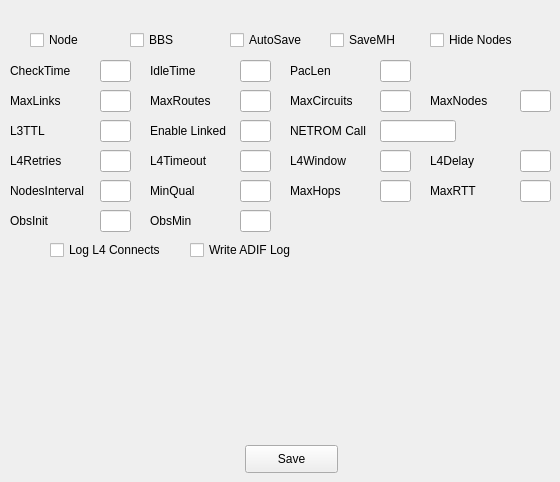
        <widget class="QWidget" name="NodeTab">
         <attribute name="title">
          <string>Node Params</string>
         </attribute>
         <widget class="QPushButton" name="saveNodePage">
          <property name="geometry">
           <rect>
            <x>245</x>
            <y>445</y>
            <width>93</width>
            <height>28</height>
           </rect>
          </property>
          <property name="text">
           <string>Save</string>
          </property>
         </widget>
         <widget class="QLabel" name="L3TTLLab">
          <property name="geometry">
           <rect>
            <x>10</x>
            <y>120</y>
            <width>106</width>
            <height>22</height>
           </rect>
          </property>
          <property name="text">
           <string>L3TTL</string>
          </property>
         </widget>
         <widget class="QCheckBox" name="SaveMH">
          <property name="geometry">
           <rect>
            <x>330</x>
            <y>30</y>
            <width>81</width>
            <height>20</height>
           </rect>
          </property>
          <property name="toolTip">
           <string>Save and Restore MH lists when program closes</string>
          </property>
          <property name="text">
           <string>SaveMH</string>
          </property>
         </widget>
         <widget class="QLabel" name="label_56">
          <property name="geometry">
           <rect>
            <x>10</x>
            <y>90</y>
            <width>55</width>
            <height>22</height>
           </rect>
          </property>
          <property name="text">
           <string>MaxLinks</string>
          </property>
         </widget>
         <widget class="QLabel" name="label_51">
          <property name="geometry">
           <rect>
            <x>430</x>
            <y>150</y>
            <width>55</width>
            <height>22</height>
           </rect>
          </property>
          <property name="text">
           <string>L4Delay</string>
          </property>
         </widget>
         <widget class="QLabel" name="label_55">
          <property name="geometry">
           <rect>
            <x>290</x>
            <y>150</y>
            <width>76</width>
            <height>22</height>
           </rect>
          </property>
          <property name="text">
           <string>L4Window</string>
          </property>
         </widget>
         <widget class="QCheckBox" name="AutoSave">
          <property name="geometry">
           <rect>
            <x>230</x>
            <y>30</y>
            <width>81</width>
            <height>20</height>
           </rect>
          </property>
          <property name="toolTip">
           <string>Save NODES list when program closes</string>
          </property>
          <property name="text">
           <string>AutoSave</string>
          </property>
         </widget>
         <widget class="QLabel" name="label_52">
          <property name="geometry">
           <rect>
            <x>10</x>
            <y>150</y>
            <width>86</width>
            <height>22</height>
           </rect>
          </property>
          <property name="text">
           <string>L4Retries</string>
          </property>
         </widget>
         <widget class="QLabel" name="label_53">
          <property name="geometry">
           <rect>
            <x>150</x>
            <y>150</y>
            <width>86</width>
            <height>22</height>
           </rect>
          </property>
          <property name="text">
           <string>L4Timeout</string>
          </property>
         </widget>
         <widget class="QLabel" name="label_50">
          <property name="geometry">
           <rect>
            <x>150</x>
            <y>60</y>
            <width>55</width>
            <height>22</height>
           </rect>
          </property>
          <property name="text">
           <string>IdleTime</string>
          </property>
         </widget>
         <widget class="QCheckBox" name="Node">
          <property name="geometry">
           <rect>
            <x>30</x>
            <y>30</y>
            <width>61</width>
            <height>20</height>
           </rect>
          </property>
          <property name="toolTip">
           <string>Enables node support. With it unchecked users can connect to your applications but not the node.</string>
          </property>
          <property name="text">
           <string>Node</string>
          </property>
         </widget>
         <widget class="QCheckBox" name="BBS_2">
          <property name="geometry">
           <rect>
            <x>130</x>
            <y>30</y>
            <width>81</width>
            <height>20</height>
           </rect>
          </property>
          <property name="toolTip">
           <string>Enable Application support</string>
          </property>
          <property name="text">
           <string>BBS</string>
          </property>
         </widget>
         <widget class="QCheckBox" name="HideNodes">
          <property name="geometry">
           <rect>
            <x>430</x>
            <y>30</y>
            <width>106</width>
            <height>20</height>
           </rect>
          </property>
          <property name="toolTip">
           <string>Suppresses the display of NODES with an Alias that starts with a # sign.</string>
          </property>
          <property name="text">
           <string>Hide Nodes</string>
          </property>
         </widget>
         <widget class="QLabel" name="label_57">
          <property name="geometry">
           <rect>
            <x>150</x>
            <y>90</y>
            <width>81</width>
            <height>22</height>
           </rect>
          </property>
          <property name="text">
           <string>MaxRoutes</string>
          </property>
         </widget>
         <widget class="QLabel" name="label_58">
          <property name="geometry">
           <rect>
            <x>290</x>
            <y>90</y>
            <width>86</width>
            <height>22</height>
           </rect>
          </property>
          <property name="text">
           <string>MaxCircuits</string>
          </property>
         </widget>
         <widget class="QLabel" name="label_59">
          <property name="geometry">
           <rect>
            <x>430</x>
            <y>90</y>
            <width>71</width>
            <height>22</height>
           </rect>
          </property>
          <property name="text">
           <string>MaxNodes</string>
          </property>
         </widget>
         <widget class="QLabel" name="label_60">
          <property name="geometry">
           <rect>
            <x>10</x>
            <y>180</y>
            <width>86</width>
            <height>22</height>
           </rect>
          </property>
          <property name="text">
           <string>NodesInterval</string>
          </property>
         </widget>
         <widget class="QLabel" name="label_61">
          <property name="geometry">
           <rect>
            <x>290</x>
            <y>180</y>
            <width>55</width>
            <height>22</height>
           </rect>
          </property>
          <property name="text">
           <string>MaxHops</string>
          </property>
         </widget>
         <widget class="QLabel" name="label_62">
          <property name="geometry">
           <rect>
            <x>430</x>
            <y>180</y>
            <width>55</width>
            <height>22</height>
           </rect>
          </property>
          <property name="text">
           <string>MaxRTT</string>
          </property>
         </widget>
         <widget class="QLabel" name="label_64">
          <property name="geometry">
           <rect>
            <x>150</x>
            <y>180</y>
            <width>55</width>
            <height>22</height>
           </rect>
          </property>
          <property name="text">
           <string>MinQual</string>
          </property>
         </widget>
         <widget class="QLabel" name="label_65">
          <property name="geometry">
           <rect>
            <x>290</x>
            <y>60</y>
            <width>55</width>
            <height>22</height>
           </rect>
          </property>
          <property name="text">
           <string>PacLen</string>
          </property>
         </widget>
         <widget class="QLineEdit" name="MaxLinks">
          <property name="geometry">
           <rect>
            <x>100</x>
            <y>90</y>
            <width>31</width>
            <height>22</height>
           </rect>
          </property>
          <property name="toolTip">
           <string>Maximum number of ax.25 links that the node can support</string>
          </property>
         </widget>
         <widget class="QLineEdit" name="MaxRoutes">
          <property name="geometry">
           <rect>
            <x>240</x>
            <y>90</y>
            <width>31</width>
            <height>22</height>
           </rect>
          </property>
          <property name="toolTip">
           <string>Maximum number of directly connected NETROM nodes </string>
          </property>
         </widget>
         <widget class="QLineEdit" name="MaxCircuits">
          <property name="geometry">
           <rect>
            <x>380</x>
            <y>90</y>
            <width>31</width>
            <height>22</height>
           </rect>
          </property>
          <property name="toolTip">
           <string>&lt;html&gt;&lt;head/&gt;&lt;body&gt;&lt;p&gt;Maximum number of 'channels' through the node.&lt;/p&gt;&lt;p&gt;If a user connects to an application that uses two Circuits - one from user to Node and one from Node Application&lt;/p&gt;&lt;/body&gt;&lt;/html&gt;</string>
          </property>
         </widget>
         <widget class="QLineEdit" name="MaxNodes">
          <property name="geometry">
           <rect>
            <x>520</x>
            <y>90</y>
            <width>31</width>
            <height>22</height>
           </rect>
          </property>
          <property name="toolTip">
           <string>Size of NETROM NODES tablr</string>
          </property>
         </widget>
         <widget class="QLineEdit" name="IdleTime">
          <property name="geometry">
           <rect>
            <x>240</x>
            <y>60</y>
            <width>31</width>
            <height>22</height>
           </rect>
          </property>
          <property name="toolTip">
           <string>Time before an idle link is disconnected</string>
          </property>
         </widget>
         <widget class="QLineEdit" name="Paclen">
          <property name="geometry">
           <rect>
            <x>380</x>
            <y>60</y>
            <width>31</width>
            <height>22</height>
           </rect>
          </property>
          <property name="toolTip">
           <string>Default Pcket Length for packets generated by the Node. </string>
          </property>
         </widget>
         <widget class="QLineEdit" name="L3TTL">
          <property name="geometry">
           <rect>
            <x>100</x>
            <y>120</y>
            <width>31</width>
            <height>22</height>
           </rect>
          </property>
          <property name="toolTip">
           <string>Number of hops a NETROM packet can be routed over</string>
          </property>
         </widget>
         <widget class="QLineEdit" name="L4Delay">
          <property name="geometry">
           <rect>
            <x>520</x>
            <y>150</y>
            <width>31</width>
            <height>22</height>
           </rect>
          </property>
          <property name="toolTip">
           <string>Delay before sending a NETROM Ack packet. (Seconds)</string>
          </property>
         </widget>
         <widget class="QLineEdit" name="L4Retries">
          <property name="geometry">
           <rect>
            <x>100</x>
            <y>150</y>
            <width>31</width>
            <height>22</height>
           </rect>
          </property>
          <property name="toolTip">
           <string>Number of time an unacknowledged NETROM packet will be resent before failing the connection</string>
          </property>
         </widget>
         <widget class="QLineEdit" name="L4Timeout">
          <property name="geometry">
           <rect>
            <x>240</x>
            <y>150</y>
            <width>31</width>
            <height>22</height>
           </rect>
          </property>
          <property name="toolTip">
           <string>Time bafore an unAck'ed NETROM packet is resent (Seconds)</string>
          </property>
         </widget>
         <widget class="QLineEdit" name="L4Window">
          <property name="geometry">
           <rect>
            <x>380</x>
            <y>150</y>
            <width>31</width>
            <height>22</height>
           </rect>
          </property>
          <property name="toolTip">
           <string>Number of NETROM packets that can be sent before waiting for an Ack.</string>
          </property>
         </widget>
         <widget class="QLineEdit" name="NodesInterval">
          <property name="geometry">
           <rect>
            <x>100</x>
            <y>180</y>
            <width>31</width>
            <height>22</height>
           </rect>
          </property>
          <property name="toolTip">
           <string>Time (in minutes) between NODES broadcasts</string>
          </property>
         </widget>
         <widget class="QLineEdit" name="MinQual">
          <property name="geometry">
           <rect>
            <x>240</x>
            <y>180</y>
            <width>31</width>
            <height>22</height>
           </rect>
          </property>
          <property name="toolTip">
           <string>Lowest Quality to add to NODES table</string>
          </property>
         </widget>
         <widget class="QLineEdit" name="MaxHops_2">
          <property name="geometry">
           <rect>
            <x>380</x>
            <y>180</y>
            <width>31</width>
            <height>22</height>
           </rect>
          </property>
          <property name="toolTip">
           <string>Used with INP3. Don't add stations more than this number of hops away to the NODES table</string>
          </property>
         </widget>
         <widget class="QLineEdit" name="MaxRTT">
          <property name="geometry">
           <rect>
            <x>520</x>
            <y>180</y>
            <width>31</width>
            <height>22</height>
           </rect>
          </property>
          <property name="toolTip">
           <string>&lt;html&gt;&lt;head/&gt;&lt;body&gt;&lt;p&gt;Used with INP3. Don't add stations with a Round Trip Time more than this number to the NODES table&lt;/p&gt;&lt;/body&gt;&lt;/html&gt;</string>
          </property>
         </widget>
         <widget class="QLineEdit" name="ObsInit">
          <property name="geometry">
           <rect>
            <x>100</x>
            <y>210</y>
            <width>31</width>
            <height>22</height>
           </rect>
          </property>
          <property name="toolTip">
           <string>Initial value of NODE obsolescence counter</string>
          </property>
         </widget>
         <widget class="QLabel" name="label_66">
          <property name="geometry">
           <rect>
            <x>10</x>
            <y>210</y>
            <width>86</width>
            <height>22</height>
           </rect>
          </property>
          <property name="text">
           <string>ObsInit</string>
          </property>
         </widget>
         <widget class="QLineEdit" name="ObsMin">
          <property name="geometry">
           <rect>
            <x>240</x>
            <y>210</y>
            <width>31</width>
            <height>22</height>
           </rect>
          </property>
          <property name="toolTip">
           <string>Minimum value for Node obsolescence counter for it to be included in NODES broadcast</string>
          </property>
         </widget>
         <widget class="QLabel" name="label_67">
          <property name="geometry">
           <rect>
            <x>150</x>
            <y>210</y>
            <width>86</width>
            <height>22</height>
           </rect>
          </property>
          <property name="text">
           <string>ObsMin</string>
          </property>
         </widget>
         <widget class="QLabel" name="label_69">
          <property name="geometry">
           <rect>
            <x>10</x>
            <y>60</y>
            <width>86</width>
            <height>22</height>
           </rect>
          </property>
          <property name="text">
           <string>CheckTime</string>
          </property>
         </widget>
         <widget class="QLineEdit" name="T3">
          <property name="geometry">
           <rect>
            <x>100</x>
            <y>60</y>
            <width>31</width>
            <height>22</height>
           </rect>
          </property>
          <property name="toolTip">
           <string>&lt;html&gt;&lt;head/&gt;&lt;body&gt;&lt;p&gt;Link Validation Timer (T3)&lt;/p&gt;&lt;/body&gt;&lt;/html&gt;</string>
          </property>
         </widget>
         <widget class="QCheckBox" name="LogL4Connects">
          <property name="geometry">
           <rect>
            <x>50</x>
            <y>240</y>
            <width>126</width>
            <height>20</height>
           </rect>
          </property>
          <property name="toolTip">
           <string>Main a log of L4 (NETROM) connections to your node.</string>
          </property>
          <property name="text">
           <string>Log L4 Connects</string>
          </property>
         </widget>
         <widget class="QCheckBox" name="EnableADIFLog">
          <property name="geometry">
           <rect>
            <x>190</x>
            <y>240</y>
            <width>141</width>
            <height>20</height>
           </rect>
          </property>
          <property name="toolTip">
           <string>Write ADIF format logs for connects to CMS. Used by some Winlink reporting software</string>
          </property>
          <property name="text">
           <string>Write ADIF Log</string>
          </property>
         </widget>
         <widget class="QLabel" name="L3TTLLab_3">
          <property name="geometry">
           <rect>
            <x>150</x>
            <y>120</y>
            <width>91</width>
            <height>22</height>
           </rect>
          </property>
          <property name="text">
           <string>Enable Linked</string>
          </property>
         </widget>
         <widget class="QLineEdit" name="EnableLinked">
          <property name="geometry">
           <rect>
            <x>240</x>
            <y>120</y>
            <width>31</width>
            <height>22</height>
           </rect>
          </property>
          <property name="toolTip">
           <string>&lt;html&gt;&lt;head/&gt;&lt;body&gt;&lt;p&gt;&lt;span style=&quot; font-family:'Times New Roman'; font-size:medium; color:#000000;&quot;&gt;This controls the *** LINKED command, which is intended for use by gateway software.&lt;br/&gt;It can take one of three values:&lt;/span&gt;&lt;/p&gt;&lt;pre style=&quot; margin-top:12px; margin-bottom:12px; margin-left:12px; margin-right:0px; -qt-block-indent:0; text-indent:0px;&quot;&gt;&lt;span style=&quot; font-family:'Courier New'; color:#000000;&quot;&gt;ENABLE_LINKED=Y                Allows unrestricted use.	&lt;br/&gt;ENABLE_LINKED=A                Allows use by application programs.&lt;br/&gt;ENABLE_LINKED=N                Disables the command&lt;br/&gt;&lt;/span&gt;&lt;/pre&gt;&lt;p&gt;&lt;span style=&quot; font-family:'Times New Roman'; font-size:medium; color:#000000;&quot;&gt;As unrestricted use could be a security problem, I suggest it is set to A unless there are good reasons to do otherwise&lt;/span&gt;&lt;/p&gt;&lt;/body&gt;&lt;/html&gt;</string>
          </property>
          <property name="text">
           <string/>
          </property>
         </widget>
         <widget class="QLabel" name="L3TTLLab_4">
          <property name="geometry">
           <rect>
            <x>290</x>
            <y>120</y>
            <width>91</width>
            <height>22</height>
           </rect>
          </property>
          <property name="text">
           <string>NETROM Call</string>
          </property>
         </widget>
         <widget class="QLineEdit" name="NETROMCall">
          <property name="geometry">
           <rect>
            <x>380</x>
            <y>120</y>
            <width>76</width>
            <height>22</height>
           </rect>
          </property>
          <property name="toolTip">
           <string>Call to be used for NETROM operations. Normally the NODECALL will be uses so this value isn't needed</string>
          </property>
          <property name="text">
           <string/>
          </property>
         </widget>
        </widget>
